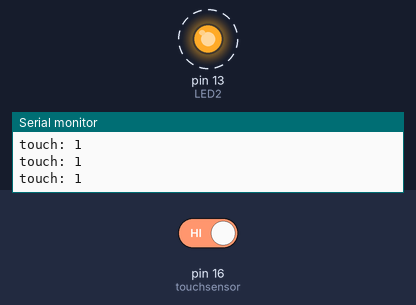
Simulated run of this sketch. Board: Arduino Uno, built with avr-gcc and run on an emulated ATmega328P. On the bench: output pins drawn as LEDs (lit = HIGH), the last lines printed to the serial monitor. Dashed ring = blinking. The test bench sets the inputs (shaded band); at power-on: pin 16 (touchsensor) HIGH.

Above: at 1.25 s.
1.3 s: pin 16 (touchsensor) driven LOW
At 1.7 s:
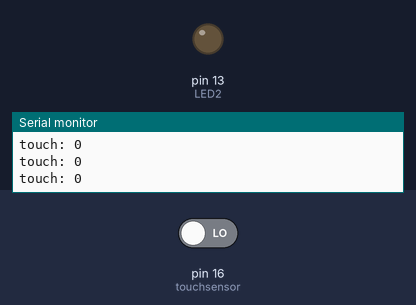
2.8 s: pin 16 (touchsensor) driven HIGH
At 3.05 s:
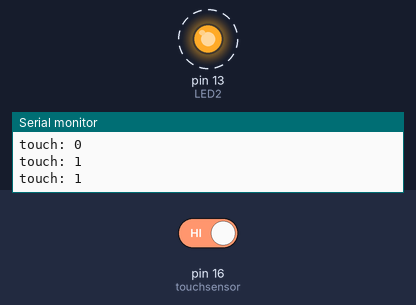
Timing chart, 0 to 11.8 s (numbered marks = the images above; inputs shaded):
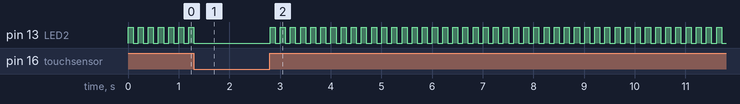

The sketch:

ELEPHANT_Adaptability-of-the-trunk_Code_Solution_Task2.ino
```cpp
// LED
// GPIO
#define LED2 13

// touch sensor
// GPIO
#define touchsensor 16

// lightsensor
// GPIO
// set treshold for light sensor

// servomotor
// library
// GPIO
// PWM properties servomotor
// define servomotor angles

// command_servomotor(): give the angle to the function command_servomotor() and move to the servomotor to the servomotor_Angle
// convert 0-180 degrees to 0-65536

// global variables
char serialprint_buffer[100];

//Setup the components.
void setup()
{
  // setup the LED as OUTPUT
  pinMode(LED2, OUTPUT);

  // setup the touch sensor as INPUT
  pinMode(touchsensor, INPUT);

  // setup the light sensor as INPUT

  // setup servomotor as OUTPUT
  // attach the channel to the GPIO to be controlled
  // define the PWM functionalities of the channel

  // setup the serial communication
  Serial.begin(9600);
}

void loop()
{
  // read and print the current touch sensor value to the serial monitor
  int touchsensor_value = digitalRead(touchsensor);
  sprintf(serialprint_buffer, "touch: %d", touchsensor_value);
  Serial.println(serialprint_buffer);

  // read the current light sensor value

  // day mode: If it's bright enough, print "day" into the serial monitor.
  // If no touch is detected, move the trunk.
  if (touchsensor_value == LOW) {
    // create a movement of the servomotor to angle max and min

  }
  //  If a touch is detected, flash the LED.
  else {
    digitalWrite(LED2, HIGH);
    delay(100);
  }

  // night mode: If it's dark engough, print "night" into the serial monitor.

  digitalWrite(LED2, LOW);
  delay(100);
}
```

Measured:
- after the input at 1.3 s, pin 13 (LED2): goes on until 1.3 s, then stays LOW
- after the input at 2.8 s, pin 13 (LED2): alternates HIGH for 0.10 s and LOW for 0.10 s, starting at once
- by itself, pin 13 (LED2): alternates HIGH for 0.10 s and LOW for 0.10 s
